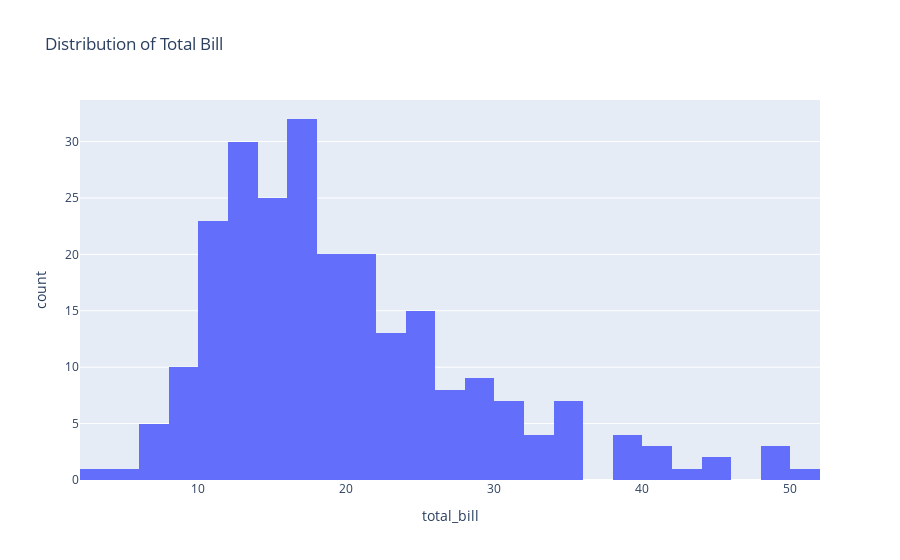

Source (notebook cell):
### Code cell
history = px.histogram(tips, x="total_bill", nbins=30, title="Distribution of Total Bill")
history.show()

### Figure 1 — Plotly figure (JSON) as saved in the notebook; plotly's stock layout.template omitted (floating-point values rounded to 4 significant figures; data arrays with more than 128 entries replaced by an {"elided": "..."} marker saying what was removed)
{"data": [{"bingroup": "x", "hovertemplate": "total_bill=%{x}<br>count=%{y}<extra></extra>", "legendgroup": "", "marker": {"color": "#636efa", "pattern": {"shape": ""}}, "name": "", "nbinsx": 30, "orientation": "v", "showlegend": false, "type": "histogram", "x": {"elided": "244 float values"}, "xaxis": "x", "yaxis": "y"}], "layout": {"barmode": "relative", "legend": {"tracegroupgap": 0}, "title": {"text": "Distribution of Total Bill"}, "xaxis": {"anchor": "y", "domain": [0, 1], "title": {"text": "total_bill"}}, "yaxis": {"anchor": "x", "domain": [0, 1], "title": {"text": "count"}}}}
